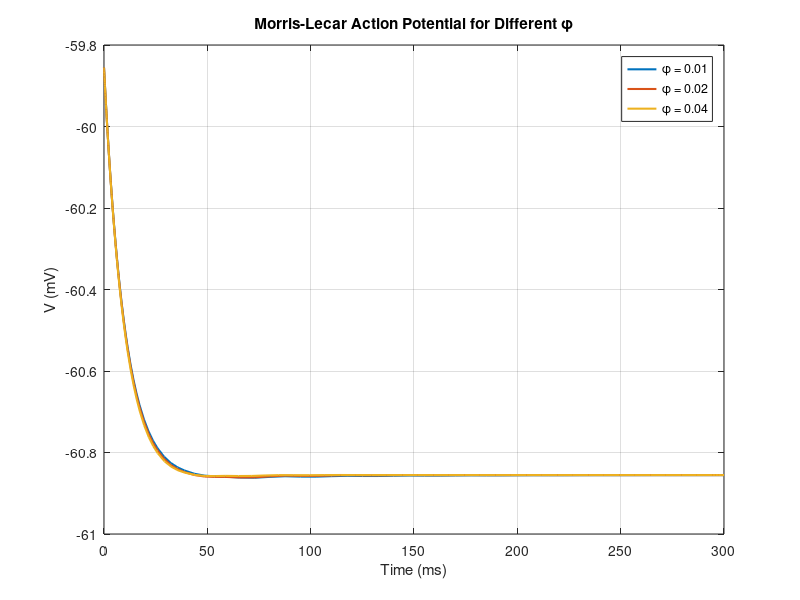
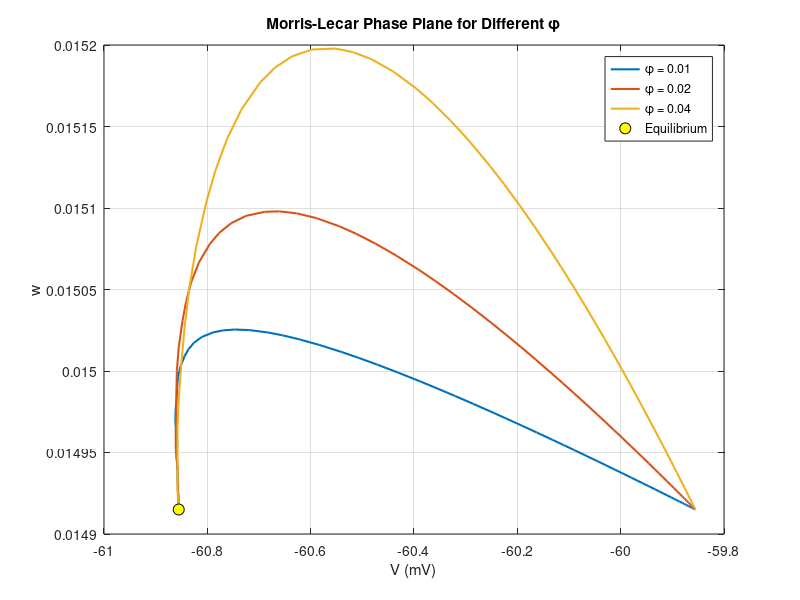

The MATLAB script that drew these images, in order:
clear;
clc;
close all;
fprintf('Question 5\n'); 
%% Parameters
gca = 4.4;
gk  = 8.0;
gl  = 2.0;
vca = 120;
vk  = -84;
vl  = -60;
V1 = -1.2;
V2 = 18;
V3 = 2;
V4 = 30;
C = 20;

Iext = 0;

%% Morris-Lecar functions
minf = @(V) 0.5*(1 + tanh((V-V1)/V2));
winf = @(V) 0.5*(1 + tanh((V-V3)/V4));
tauw = @(V) 1./cosh((V-V3)/(2*V4));

%% Equilibrium
F = @(V) -gca*minf(V).*(V-vca) ...
         -gk*winf(V).*(V-vk) ...
         -gl*(V-vl) + Iext;

Veq = fzero(F,-60);
weq = winf(Veq);

%% Simulation settings
tspan = [0 300];

% Small perturbation from equilibrium to generate the response
Y0 = [Veq + 1; weq];

%% ==============================================================
% phi = 0.01
% ==============================================================

phi = 0.01;

MLE = @(t,Y) [ ...
    (-gca*minf(Y(1))*(Y(1)-vca) ...
     -gk*Y(2)*(Y(1)-vk) ...
     -gl*(Y(1)-vl) + Iext)/C;
    phi*(winf(Y(1))-Y(2))/tauw(Y(1))
];

[t01,Y01] = ode45(MLE,tspan,Y0);

%% ==============================================================
% phi = 0.02
% ==============================================================

phi = 0.02;

MLE = @(t,Y) [ ...
    (-gca*minf(Y(1))*(Y(1)-vca) ...
     -gk*Y(2)*(Y(1)-vk) ...
     -gl*(Y(1)-vl) + Iext)/C;
    phi*(winf(Y(1))-Y(2))/tauw(Y(1))
];

[t02,Y02] = ode45(MLE,tspan,Y0);

%% ==============================================================
% phi = 0.04
% ==============================================================

phi = 0.04;

MLE = @(t,Y) [ ...
    (-gca*minf(Y(1))*(Y(1)-vca) ...
     -gk*Y(2)*(Y(1)-vk) ...
     -gl*(Y(1)-vl) + Iext)/C;
    phi*(winf(Y(1))-Y(2))/tauw(Y(1))
];

[t04,Y04] = ode45(MLE,tspan,Y0);

%% ==============================================================
% Action potential comparison
% ==============================================================

figure;

plot(t01,Y01(:,1),'LineWidth',1.5);
hold on;
plot(t02,Y02(:,1),'LineWidth',1.5);
plot(t04,Y04(:,1),'LineWidth',1.5);

xlabel('Time (ms)');
ylabel('V (mV)');
title('Morris-Lecar Action Potential for Different \phi');
legend('\phi = 0.01','\phi = 0.02','\phi = 0.04');
grid on;

%% ==============================================================
% Phase-plane comparison
% ==============================================================

figure;

plot(Y01(:,1),Y01(:,2),'LineWidth',1.5);
hold on;
plot(Y02(:,1),Y02(:,2),'LineWidth',1.5);
plot(Y04(:,1),Y04(:,2),'LineWidth',1.5);

plot(Veq,weq,'ko','MarkerSize',8,'MarkerFaceColor','y');

xlabel('V (mV)');
ylabel('w');
title('Morris-Lecar Phase Plane for Different \phi');
legend('\phi = 0.01','\phi = 0.02','\phi = 0.04','Equilibrium');
grid on;
